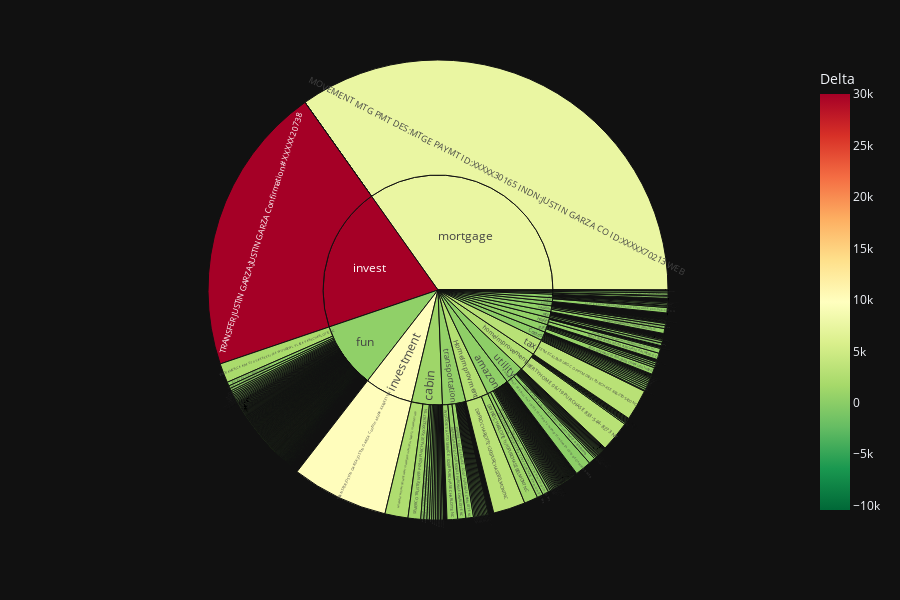

This figure's notebook cell:
### Code cell
# make_sunburst(df_07days,'7 days')
# make_sunburst(df_30days,'30 days')
# make_sunburst(df_90days,'90 days')
make_sunburst(df_year,'Year')

### Figure 1 — Plotly figure (JSON) as saved in the notebook; plotly's stock layout.template omitted (floating-point values rounded to 4 significant figures; data arrays with more than 128 entries replaced by an {"elided": "..."} marker saying what was removed)
{"data": [{"branchvalues": "total", "customdata": {"elided": "1039x5 mixed values"}, "domain": {"x": [0, 1], "y": [0, 1]}, "hovertemplate": "labels=%{label}<br>Delta_sum=%{value}<br>parent=%{parent}<br>id=%{id}<br>Category=%{customdata[0]}<br>Location=%{customdata[1]}<br>Delta=%{color}<br>YYYYMMDD=%{customdata[3]}<extra></extra>", "ids": {"elided": "1039 str values"}, "labels": {"elided": "1039 str values"}, "marker": {"coloraxis": "coloraxis", "colors": {"elided": "1039 float values"}}, "name": "", "parents": {"elided": "1039 str values"}, "type": "sunburst", "values": {"elided": "1039 float values"}}], "layout": {"coloraxis": {"cmid": 9790.0, "colorbar": {"title": {"text": "Delta"}}, "colorscale": [[0, "rgb(0,104,55)"], [0.1, "rgb(26,152,80)"], [0.2, "rgb(102,189,99)"], [0.3, "rgb(166,217,106)"], [0.4, "rgb(217,239,139)"], [0.5, "rgb(255,255,191)"], [0.6, "rgb(254,224,139)"], [0.7, "rgb(253,174,97)"], [0.8, "rgb(244,109,67)"], [0.9, "rgb(215,48,39)"], [1, "rgb(165,0,38)"]]}, "height": 600, "legend": {"tracegroupgap": 0}, "margin": {"t": 60}}}
